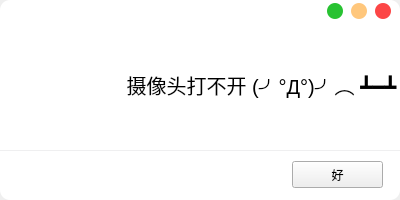
<?xml version="1.0" encoding="UTF-8"?>
<ui version="4.0">
 <class>Messagebox_error</class>
 <widget class="QWidget" name="Messagebox_error">
  <property name="windowModality">
   <enum>Qt::ApplicationModal</enum>
  </property>
  <property name="geometry">
   <rect>
    <x>0</x>
    <y>0</y>
    <width>400</width>
    <height>200</height>
   </rect>
  </property>
  <property name="windowTitle">
   <string>Form</string>
  </property>
  <widget class="QWidget" name="widget" native="true">
   <property name="geometry">
    <rect>
     <x>0</x>
     <y>0</y>
     <width>400</width>
     <height>200</height>
    </rect>
   </property>
   <property name="styleSheet">
    <string notr="true">#widget{
	background-color: rgb(255, 255, 255);
	border-radius:10px;
}</string>
   </property>
   <layout class="QVBoxLayout" name="verticalLayout" stretch="1,7,2">
    <property name="spacing">
     <number>0</number>
    </property>
    <property name="leftMargin">
     <number>0</number>
    </property>
    <property name="topMargin">
     <number>0</number>
    </property>
    <property name="rightMargin">
     <number>0</number>
    </property>
    <property name="bottomMargin">
     <number>0</number>
    </property>
    <item>
     <widget class="QWidget" name="widget_3" native="true">
      <property name="minimumSize">
       <size>
        <width>0</width>
        <height>25</height>
       </size>
      </property>
      <widget class="QWidget" name="widget_4" native="true">
       <property name="geometry">
        <rect>
         <x>325</x>
         <y>-4</y>
         <width>71</width>
         <height>31</height>
        </rect>
       </property>
       <property name="styleSheet">
        <string notr="true">QPushButton{
	border:none;
	border-radius:8px;
}</string>
       </property>
       <layout class="QGridLayout" name="gridLayout">
        <item row="0" column="0">
         <widget class="QPushButton" name="pushButton">
          <property name="minimumSize">
           <size>
            <width>16</width>
            <height>16</height>
           </size>
          </property>
          <property name="maximumSize">
           <size>
            <width>16</width>
            <height>16</height>
           </size>
          </property>
          <property name="styleSheet">
           <string notr="true">background-color: rgb(40, 194, 50);</string>
          </property>
          <property name="text">
           <string/>
          </property>
         </widget>
        </item>
        <item row="0" column="1">
         <widget class="QPushButton" name="pushButton_2">
          <property name="minimumSize">
           <size>
            <width>16</width>
            <height>16</height>
           </size>
          </property>
          <property name="maximumSize">
           <size>
            <width>16</width>
            <height>16</height>
           </size>
          </property>
          <property name="styleSheet">
           <string notr="true">background-color: rgb(255,199,124);</string>
          </property>
          <property name="text">
           <string/>
          </property>
         </widget>
        </item>
        <item row="0" column="2">
         <widget class="QPushButton" name="closePushButton">
          <property name="minimumSize">
           <size>
            <width>16</width>
            <height>16</height>
           </size>
          </property>
          <property name="maximumSize">
           <size>
            <width>16</width>
            <height>16</height>
           </size>
          </property>
          <property name="styleSheet">
           <string notr="true">background-color: rgb(252, 70, 70);</string>
          </property>
          <property name="text">
           <string/>
          </property>
         </widget>
        </item>
       </layout>
      </widget>
     </widget>
    </item>
    <item>
     <widget class="QWidget" name="widget_2" native="true">
      <property name="minimumSize">
       <size>
        <width>0</width>
        <height>25</height>
       </size>
      </property>
      <property name="styleSheet">
       <string notr="true"/>
      </property>
      <widget class="QLabel" name="label">
       <property name="geometry">
        <rect>
         <x>40</x>
         <y>19</y>
         <width>80</width>
         <height>80</height>
        </rect>
       </property>
       <property name="styleSheet">
        <string notr="true">border-image: url(:/window/icons/msg_error.svg);</string>
       </property>
       <property name="text">
        <string/>
       </property>
      </widget>
      <widget class="QLabel" name="textLabel">
       <property name="geometry">
        <rect>
         <x>126</x>
         <y>29</y>
         <width>271</width>
         <height>61</height>
        </rect>
       </property>
       <property name="font">
        <font>
         <family>Microsoft YaHei UI</family>
         <pointsize>15</pointsize>
        </font>
       </property>
       <property name="text">
        <string>摄像头打不开 (╯°Д°)╯︵ ┻━┻</string>
       </property>
       <property name="alignment">
        <set>Qt::AlignCenter</set>
       </property>
      </widget>
      <zorder>textLabel</zorder>
      <zorder>label</zorder>
     </widget>
    </item>
    <item>
     <widget class="QWidget" name="widget_5" native="true">
      <property name="minimumSize">
       <size>
        <width>0</width>
        <height>50</height>
       </size>
      </property>
      <property name="styleSheet">
       <string notr="true">#widget_5{
	border-top:1px solid rgb(239, 239, 240)
}</string>
      </property>
      <widget class="QPushButton" name="okPushButton">
       <property name="geometry">
        <rect>
         <x>292</x>
         <y>11</y>
         <width>91</width>
         <height>27</height>
        </rect>
       </property>
       <property name="text">
        <string>好</string>
       </property>
      </widget>
     </widget>
    </item>
   </layout>
   <zorder>widget_2</zorder>
   <zorder>widget_3</zorder>
   <zorder>widget_5</zorder>
  </widget>
 </widget>
 <resources>
  <include location="messagebox_res.qrc"/>
 </resources>
 <connections/>
</ui>
